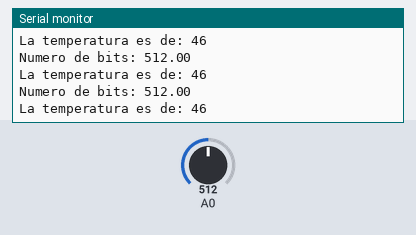
Bench run of a sketch on a simulated Arduino Uno, built with avr-gcc and run on an emulated ATmega328P. On the bench: the last lines printed to the serial monitor. The inputs (shaded band) are chosen by the test bench; at power-on: A0 = 512.

Above: at 2.2 s.
2.3 s: A0 set to 716
At 3.4 s:
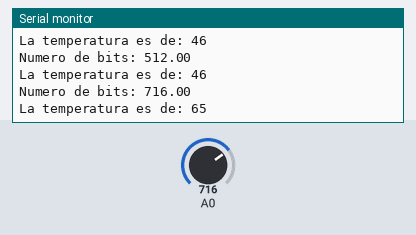
3.8 s: A0 set to 900
At 4.8 s:
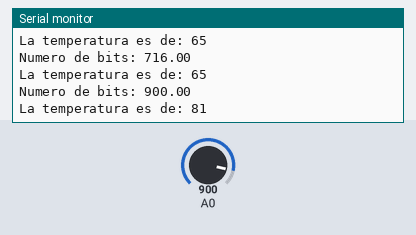
Timing chart, 0 to 6.8 s (numbered marks = the images above; inputs shaded):
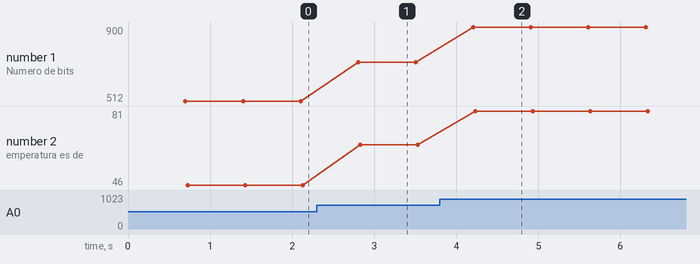

Measured:
- after the input at 2.3 s, the serial monitor: prints a new line after 0.50 s (image 1)
- after the input at 3.8 s, the serial monitor: prints a new line after 0.41 s (image 2)
- plotted number 1: 512 → 716 after the input at 2.3 s, 716 → 900 after the input at 3.8 s
- plotted number 2: 46 → 65 after the input at 2.3 s, 65 → 81 after the input at 3.8 s

The sketch:

sensor_temp.ino
```cpp
void setup() {
pinMode(A0, INPUT);
Serial.begin(9600);
}

void loop() {
  float volt;
  int t=0;
  delay(700);
  volt=analogRead(A0);
  Serial.print("Numero de bits: ");
  Serial.println(volt);
  t=(volt*93)/1023;
  Serial.print("La temperatura es de: ");
  Serial.println(t);
}
```
